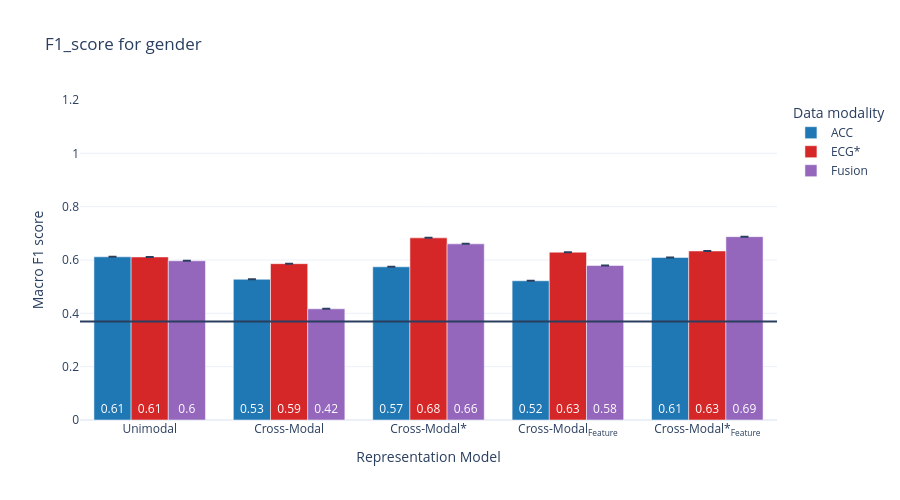
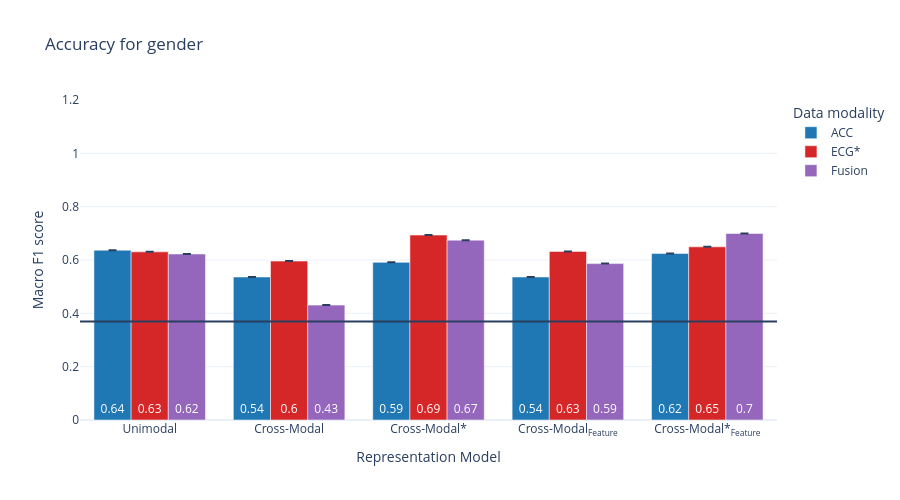

Here is the notebook cell these charts were saved with, in order:
### Code cell
aggregated_results = aggregated_results[aggregated_results["lr"]=="0.005"].sort_values(by="modality")

# TODO: rename Representation models with more friendly names
models_dict = {
    "unimodal": "Unimodal",
    "multimodal": "Cross-Modal",
    "multimodal_initialized_encoders": "Cross-Modal*",
    "multimodal_FL": "Cross-Modal<sub>Feature",
    "multimodal_initialized_encoders_FL": "Cross-Modal*<sub>Feature"
}

modalities_dict = {'ACC': 'ACC', 'ECG': 'ECG', 'ECG_ACC': 'Fusion', 'Baseline': 'Baseline'}
61
color_dict = {"ECG": "#D62728", "ACC": "#1F77B4", "ECG_ACC": "#9467BD"}
for metric in ["F1_score", "Accuracy"]:
    
    fig = px.bar(aggregated_results, x='experiment_description_short', color='modality',
                 color_discrete_map=color_dict, barmode="group", y=f'{metric}_mean', error_y=f'{metric}_std',
                 title=f"{metric} for {task}", text_auto=".2", height=500)
    fig.update_traces(textfont_size=12, textangle=0, textposition="inside",
                      insidetextanchor="start", cliponaxis=False)
    fig.update_xaxes(categoryorder='array',
                     categoryarray=["unimodal", "multimodal", "multimodal_initialized_encoders",
                                    # "multimodal_full_representation_initialized_encoders",
                                    # "multimodal_feature_learning_initialized_encoders",
                                    #"multimodal_FR_initialized_encoders",
                                    "multimodal_FL",
                                    "multimodal_initialized_encoders_FL",
                                    #"multimodal_FL_1_1_initialized_encoders"
                                   ],
                     tickmode='array',
                     tickvals=list(models_dict.keys()),
                     ticktext=list(models_dict.values()))
    fig.update_yaxes(range=[0, 1.2])

    # https://scikit-learn.org/stable/modules/model_evaluation.html#dummy-estimators
    # "most_frequent", "prior", "stratified", "uniform"
    fig.add_hline(y=task_baselines["most_frequent"],
                  line_dash="solid", annotation_text="")
    # fig.add_traces([
    #     go.Scatter(
    #         x=[2, 3.5, 6],
    #         y=[0.7],
    #         name='Baseline'
    #     )])

    fig.update_layout(
        template="plotly_white",
        # title="",
        xaxis_title="Representation Model",
        yaxis_title="Macro F1 score",
        legend_title_text='Data modality',
    )
    fig.for_each_trace(lambda t: t.update(name=modalities_dict[t.name] + ("*" if t.name == dominant_modality else ""),
                                      legendgroup=modalities_dict[t.name],
                                      hovertemplate=t.hovertemplate.replace(t.name, modalities_dict[t.name])))
    fig.show()

### Figure 1 — Plotly figure (JSON) as saved in the notebook; plotly's stock layout.template omitted (floating-point values rounded to 4 significant figures)
{"data": [{"alignmentgroup": "True", "cliponaxis": false, "error_y": {"array": [null, null, null, null, null]}, "hovertemplate": "modality=ACC<br>experiment_description_short=%{x}<br>F1_score_mean=%{y}<extra></extra>", "insidetextanchor": "start", "legendgroup": "ACC", "marker": {"color": "#1F77B4", "pattern": {"shape": ""}}, "name": "ACC", "offsetgroup": "ACC", "orientation": "v", "showlegend": true, "textangle": 0, "textfont": {"size": 12}, "textposition": "inside", "texttemplate": "%{y:.2}", "type": "bar", "x": ["multimodal", "multimodal_FL", "multimodal_initialized_encoders", "multimodal_initialized_encoders_FL", "unimodal"], "xaxis": "x", "y": [0.5277, 0.5221, 0.5745, 0.6096, 0.6119], "yaxis": "y"}, {"alignmentgroup": "True", "cliponaxis": false, "error_y": {"array": [null, null, null, null, null]}, "hovertemplate": "modality=ECG<br>experiment_description_short=%{x}<br>F1_score_mean=%{y}<extra></extra>", "insidetextanchor": "start", "legendgroup": "ECG", "marker": {"color": "#D62728", "pattern": {"shape": ""}}, "name": "ECG*", "offsetgroup": "ECG", "orientation": "v", "showlegend": true, "textangle": 0, "textfont": {"size": 12}, "textposition": "inside", "texttemplate": "%{y:.2}", "type": "bar", "x": ["multimodal", "multimodal_FL", "multimodal_initialized_encoders", "multimodal_initialized_encoders_FL", "unimodal"], "xaxis": "x", "y": [0.5863, 0.6292, 0.683, 0.6338, 0.6114], "yaxis": "y"}, {"alignmentgroup": "True", "cliponaxis": false, "error_y": {"array": [null, null, null, null, null]}, "hovertemplate": "modality=Fusion<br>experiment_description_short=%{x}<br>F1_score_mean=%{y}<extra></extra>", "insidetextanchor": "start", "legendgroup": "Fusion", "marker": {"color": "#9467BD", "pattern": {"shape": ""}}, "name": "Fusion", "offsetgroup": "ECG_ACC", "orientation": "v", "showlegend": true, "textangle": 0, "textfont": {"size": 12}, "textposition": "inside", "texttemplate": "%{y:.2}", "type": "bar", "x": ["multimodal", "multimodal_FL", "multimodal_initialized_encoders", "multimodal_initialized_encoders_FL", "unimodal"], "xaxis": "x", "y": [0.417, 0.5793, 0.6606, 0.6876, 0.5971], "yaxis": "y"}], "layout": {"annotations": [{"showarrow": false, "text": "", "x": 1, "xanchor": "right", "xref": "x domain", "y": 0.3697, "yanchor": "bottom", "yref": "y"}], "barmode": "group", "height": 500, "legend": {"title": {"text": "Data modality"}, "tracegroupgap": 0}, "shapes": [{"line": {"dash": "solid"}, "type": "line", "x0": 0, "x1": 1, "xref": "x domain", "y0": 0.3697, "y1": 0.3697, "yref": "y"}], "title": {"text": "F1_score for gender"}, "xaxis": {"anchor": "y", "categoryarray": ["unimodal", "multimodal", "multimodal_initialized_encoders", "multimodal_FL", "multimodal_initialized_encoders_FL"], "categoryorder": "array", "domain": [0, 1], "tickmode": "array", "ticktext": ["Unimodal", "Cross-Modal", "Cross-Modal*", "Cross-Modal<sub>Feature", "Cross-Modal*<sub>Feature"], "tickvals": ["unimodal", "multimodal", "multimodal_initialized_encoders", "multimodal_FL", "multimodal_initialized_encoders_FL"], "title": {"text": "Representation Model"}}, "yaxis": {"anchor": "x", "domain": [0, 1], "range": [0, 1.2], "title": {"text": "Macro F1 score"}}}}

### Figure 2 — Plotly figure (JSON) as saved in the notebook; plotly's stock layout.template omitted (floating-point values rounded to 4 significant figures)
{"data": [{"alignmentgroup": "True", "cliponaxis": false, "error_y": {"array": [null, null, null, null, null]}, "hovertemplate": "modality=ACC<br>experiment_description_short=%{x}<br>Accuracy_mean=%{y}<extra></extra>", "insidetextanchor": "start", "legendgroup": "ACC", "marker": {"color": "#1F77B4", "pattern": {"shape": ""}}, "name": "ACC", "offsetgroup": "ACC", "orientation": "v", "showlegend": true, "textangle": 0, "textfont": {"size": 12}, "textposition": "inside", "texttemplate": "%{y:.2}", "type": "bar", "x": ["multimodal", "multimodal_FL", "multimodal_initialized_encoders", "multimodal_initialized_encoders_FL", "unimodal"], "xaxis": "x", "y": [0.5362, 0.5362, 0.5912, 0.6242, 0.6368], "yaxis": "y"}, {"alignmentgroup": "True", "cliponaxis": false, "error_y": {"array": [null, null, null, null, null]}, "hovertemplate": "modality=ECG<br>experiment_description_short=%{x}<br>Accuracy_mean=%{y}<extra></extra>", "insidetextanchor": "start", "legendgroup": "ECG", "marker": {"color": "#D62728", "pattern": {"shape": ""}}, "name": "ECG*", "offsetgroup": "ECG", "orientation": "v", "showlegend": true, "textangle": 0, "textfont": {"size": 12}, "textposition": "inside", "texttemplate": "%{y:.2}", "type": "bar", "x": ["multimodal", "multimodal_FL", "multimodal_initialized_encoders", "multimodal_initialized_encoders_FL", "unimodal"], "xaxis": "x", "y": [0.5959, 0.6321, 0.6934, 0.6494, 0.6305], "yaxis": "y"}, {"alignmentgroup": "True", "cliponaxis": false, "error_y": {"array": [null, null, null, null, null]}, "hovertemplate": "modality=Fusion<br>experiment_description_short=%{x}<br>Accuracy_mean=%{y}<extra></extra>", "insidetextanchor": "start", "legendgroup": "Fusion", "marker": {"color": "#9467BD", "pattern": {"shape": ""}}, "name": "Fusion", "offsetgroup": "ECG_ACC", "orientation": "v", "showlegend": true, "textangle": 0, "textfont": {"size": 12}, "textposition": "inside", "texttemplate": "%{y:.2}", "type": "bar", "x": ["multimodal", "multimodal_FL", "multimodal_initialized_encoders", "multimodal_initialized_encoders_FL", "unimodal"], "xaxis": "x", "y": [0.4308, 0.5865, 0.6745, 0.6997, 0.6226], "yaxis": "y"}], "layout": {"annotations": [{"showarrow": false, "text": "", "x": 1, "xanchor": "right", "xref": "x domain", "y": 0.3697, "yanchor": "bottom", "yref": "y"}], "barmode": "group", "height": 500, "legend": {"title": {"text": "Data modality"}, "tracegroupgap": 0}, "shapes": [{"line": {"dash": "solid"}, "type": "line", "x0": 0, "x1": 1, "xref": "x domain", "y0": 0.3697, "y1": 0.3697, "yref": "y"}], "title": {"text": "Accuracy for gender"}, "xaxis": {"anchor": "y", "categoryarray": ["unimodal", "multimodal", "multimodal_initialized_encoders", "multimodal_FL", "multimodal_initialized_encoders_FL"], "categoryorder": "array", "domain": [0, 1], "tickmode": "array", "ticktext": ["Unimodal", "Cross-Modal", "Cross-Modal*", "Cross-Modal<sub>Feature", "Cross-Modal*<sub>Feature"], "tickvals": ["unimodal", "multimodal", "multimodal_initialized_encoders", "multimodal_FL", "multimodal_initialized_encoders_FL"], "title": {"text": "Representation Model"}}, "yaxis": {"anchor": "x", "domain": [0, 1], "range": [0, 1.2], "title": {"text": "Macro F1 score"}}}}
